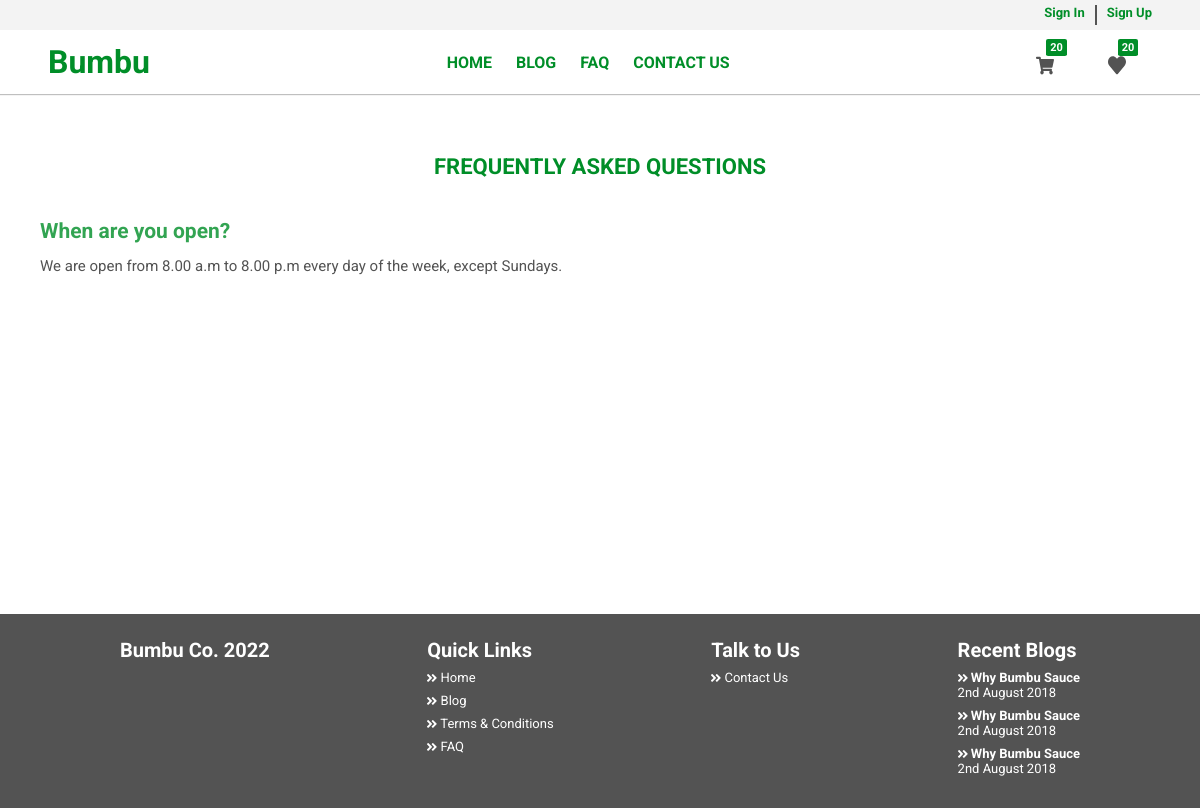
The app's page /faq/, older data.
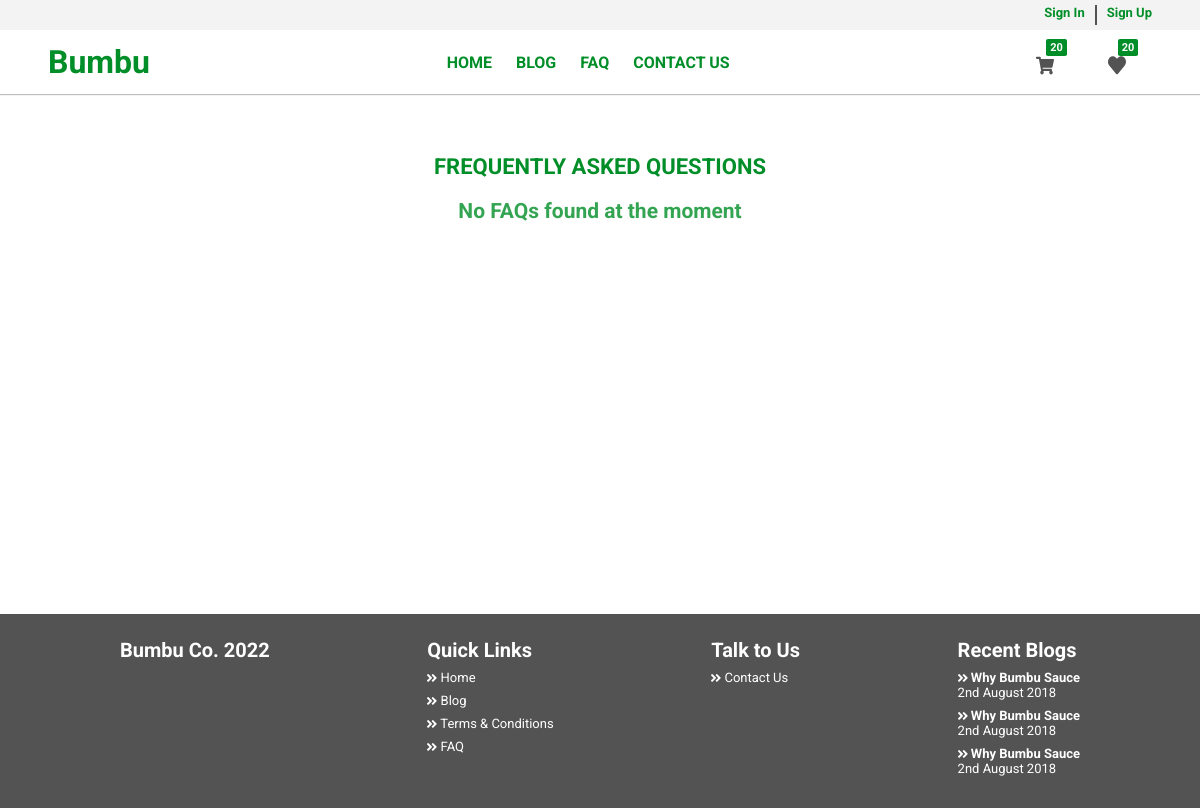
The same page, newer data.
### faq/models.py (models this page shows)
class Faq(models.Model):
    title = models.CharField(max_length=200)
    description = models.TextField()
    created_at = models.DateTimeField(auto_now_add=True)

### faq/views.py (the view)
# urls.py: path('faq/', include('faq.urls')),
def faq(request):
    context = dict(faqs=Faq.objects.all())
    return render(request, 'faq/faq.html', context)

### faq/templates/faq/faq.html (shortened to what this page needs)
{% extends 'base.html' %}
{% load static %}
{% block links %}
<link rel="stylesheet" href="{% static 'styles/forms.css' %}">
<link rel="stylesheet" href="{% static 'styles/faq.css' %}">
{% endblock %}
{% block main %}
<div class="center">
    <div class="faq-wrapper">
        <h1 class="faq">FREQUENTLY ASKED QUESTIONS</h1>
        {% if faqs|length == 0 %}
        <div class="center">
            <h2 style="margin-top: 20px;" class="faq">No FAQs found at the moment</h2>
        </div>
        {% else %}
        {% for faq in faqs %}
        <div class="faq">
            <h2 class="faq">{{ faq.title }}</h2>
            <p class="faq">{{ faq.description }}</p>
        </div>
        {% endfor %}
        {% endif %}
    </div>
    {% endblock %}

### templates/base.html (shortened to what this page needs)
{% load static %}
<!DOCTYPE html>
<html lang="en">
<head>
    <link rel="stylesheet" href="{% static 'styles/root.css' %}">
    {% block links %}{% endblock %}
</head>
<body>
    <nav>
        <div class="top-menu">
            <div>
                <a href="#">Sign In</a>
                <div class="vertical-separator"></div>
                <a href="#">Sign Up</a>
            </div>
        </div>
        <div class="bottom-menu">
            <a class="brand" href="#">Bumbu</a>
            <ul>
                <li><a href="#">HOME</a></li>
                <li><a href="#">BLOG</a></li>
                <li><a href="#">FAQ</a></li>
                <li><a href="#">CONTACT US</a></li>
            </ul>
            <ul>
                <li style="position: relative; margin-right: 30px;">
                    <a class="icon-link" href="#">
                        <img class="icon" src="{% static 'images/shopping-cart.svg' %}" alt="cart" />
                    </a>
                    <span class="counter">20</span>
                </li>
                <li style="position: relative; margin-right: 16px;">
                    <a href="#" class="icon-link">
                        <img class="icon" src="{% static 'images/heart.svg' %}" alt="cart" />
                    </a>
                    <span class="counter">20</span>
                </li>
            </ul>
        </div>
    </nav>
    <main>
        {% block main %}{% endblock %}
    </main>
    <footer>
        <div>
            <a href="#" class="footer-header">Bumbu Co. 2022</a>
        </div>
        <div>
            <a href="#" class="footer-header">Quick Links</a>
            <ul>
                <li>
                    <a href="">
                        <img class="quick-link-icon" src="{% static 'images/quick-link-icon.svg' %}" alt='quick-link-icon' />
                        <span>Home</span>
                    </a>
                </li>
                <li>
                    <a href="">
                        <img class="quick-link-icon" src="{% static 'images/quick-link-icon.svg' %}" alt='quick-link-icon' />
                        <span>Blog</span>
                    </a>
                </li>
                <li>
                    <a href="">
                        <img class="quick-link-icon" src="{% static 'images/quick-link-icon.svg' %}" alt='quick-link-icon' />
                        <span>Terms & Conditions</span>
                    </a>
                </li>
                <li>
                    <a href="">
                        <img class="quick-link-icon" src="{% static 'images/quick-link-icon.svg' %}" alt='quick-link-icon' />
                        <span>FAQ</span>
                    </a>
                </li>
            </ul>
        </div>
        <div>
            <a href="#" class="footer-header">Talk to Us</a>
            <ul>
                <li>
                    <a href="">
                        <img class="quick-link-icon" src="{% static 'images/quick-link-icon.svg' %}" alt='quick-link-icon' />
                        <span>Contact Us</span>
                    </a>
                </li>
            </ul>
        </div>
        <div>
            <a href="#" class="footer-header">Recent Blogs</a>
            <ul>
                <li>
                    <ul>
                        <li>
                            <a href="" class="footer-blog-title">
                                <img class="quick-link-icon" src="{% static 'images/quick-link-icon.svg' %}" alt='quick-link-icon' />
                                <span>Why Bumbu Sauce</span>
                            </a>
                            <p class="footer-blog-date">2nd August 2018</p>
                        </li>
                        <li>
                            <a href="" class="footer-blog-title">
                                <img class="quick-link-icon" src="{% static 'images/quick-link-icon.svg' %}" alt='quick-link-icon' />
                                <span>Why Bumbu Sauce</span>
                            </a>
                            <p class="footer-blog-date">2nd August 2018</p>
                        </li>
                        <li>
                            <a href="" class="footer-blog-title">
                                <img class="quick-link-icon" src="{% static 'images/quick-link-icon.svg' %}" alt='quick-link-icon' />
                                <span>Why Bumbu Sauce</span>
                            </a>
                            <p class="footer-blog-date">2nd August 2018</p>
                        </li>
                    </ul>
                </li>
            </ul>
        </div>
    </footer>
</body>
</html>

### static/styles/root.css (style rules this page uses)
:root { --primary-color: #008E28; --title-color: #535353; --footer-bg-color: #535353; --footer-links-color: #FFFFFF; --main-bg-color: #FFFFFF; --top-menu-bar-color: #F3F3F3; --card-bg-color: #F3F3F3; --card-border-color: #C4C4C4; --card-bg-color-light: #FFFFFF; --text-color: #535353; }
* { padding: 0; margin: 0; box-sizing: border-box; font-family: 'Roboto', sans-serif; }
main { min-height: 65vh; }
a { text-decoration: none; color: var(--primary-color); }
.icon { height: 19px; }
.icon-link { display: inline-block; margin-top: 10px; }
.top-menu, .bottom-menu { padding: 0 4% 0 4%; }
.top-menu { background-color: var(--top-menu-bar-color); display: flex; justify-content: end; align-items: center; height: 30px; }
.vertical-separator { background-color: var(--title-color); width: 2px; height: 20px; }
.top-menu > div { display: flex; }
.top-menu a { font-weight: bold; font-size: 13px; }
.top-menu a:first-child { padding-right: 10px; }
.top-menu a:last-child { padding-left: 10px; }
.brand { font-size: 32px; font-weight: bold; }
.bottom-menu { display: flex; justify-content: space-between; align-items: center; padding-top: 13px; padding-bottom: 13px; box-shadow: 0px 1px 1px rgba(0, 0, 0, 0.25); }
.bottom-menu li { list-style: none; display: inline-block; padding-left: 10px; padding-right: 10px; }
.bottom-menu a { font-weight: bold; }
.counter { background-color: var(--primary-color); display: inline-block; color: white; border-radius: 10%; padding: 2px 4px 2px 4px; font-size: 11px; font-weight: bold; text-align: center; position: absolute; left: 20px; top: -7px; }
footer { background-color: var(--footer-bg-color); width: 100%; display: flex; justify-content: space-between; padding: 2% 10% 2% 10%; }
footer ul { list-style: none; }
footer ul > li { margin-bottom: 8px; font-size: 13px; }
.footer-header { color: var(--footer-links-color); font-weight: bold; font-size: 20px; margin-bottom: 8px; display: inline-block; }
.quick-link-icon { height: 8px; }
footer a { color: var(--footer-links-color); }
.footer-blog-title { font-weight: bold; }
.footer-blog-date { color: var(--footer-links-color); }
.center { display: flex; justify-content: center; }

### static/styles/faq.css (style rules this page uses)
h1.faq { color: var(--primary-color); font-size: 22px; margin-top: 60px; text-align: center; }
h2.faq { color: var(--primary-color); font-size: 21px; opacity: .8; }
div.faq-wrapper { width: 70rem; }

Row changes from the older to the newer data that the page shows:
removed Faq: title "When are you open?", description "We are open from 8.00 a.m to 8.00 p.m every day of the week, except Sundays."
Text that changed along with them:
text now shown: "No FAQs found at the moment"
